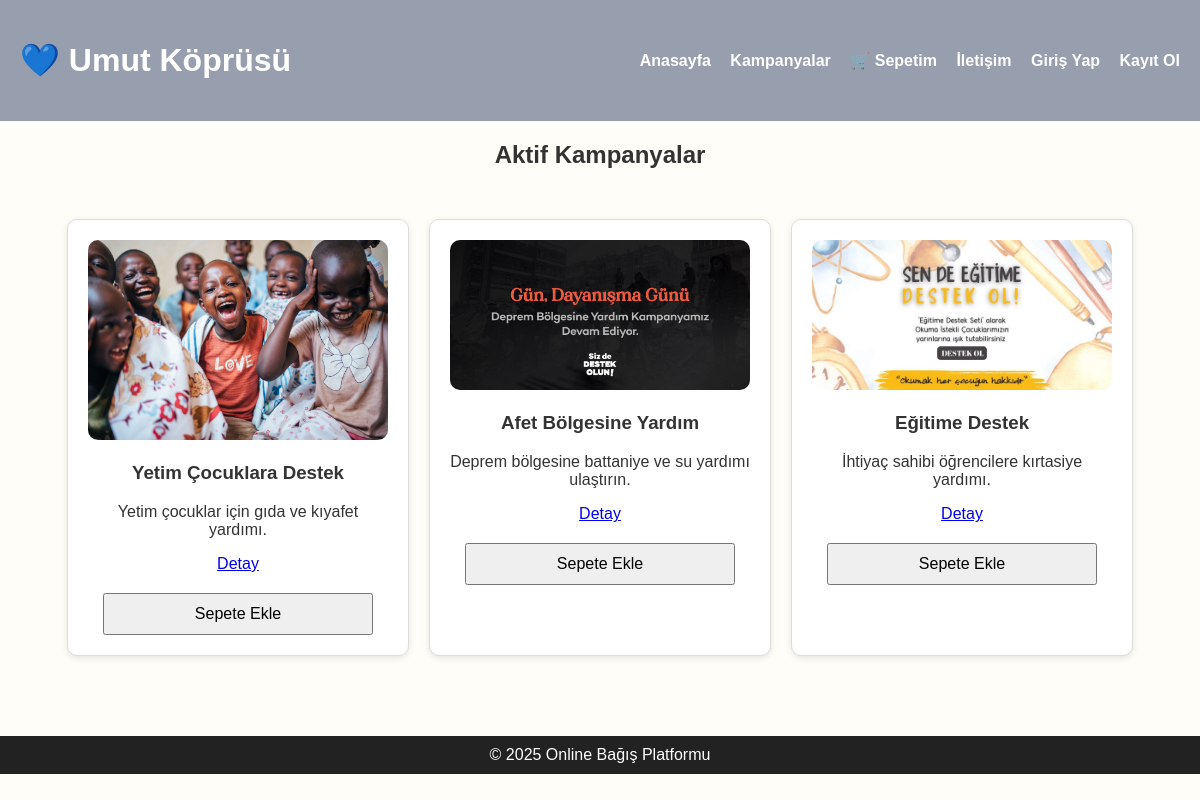
The page /kampanyalar.php on the database its author committed.
### tables this page shows
CREATE TABLE `kampanyalar` (
  `id` int(11) NOT NULL,
  `baslik` varchar(100) DEFAULT NULL,
  `aciklama` text DEFAULT NULL,
  `resim` varchar(255) DEFAULT NULL,
  `toplam_bagis` decimal(10,2) DEFAULT 0.00
);

### kampanyalar.php (the view, shortened to what this page needs)
<?php
include('db.php');
include('includes/header.php');
?>
<h2 style="text-align:center;">Aktif Kampanyalar</h2>
<div class="kampanyalar">
    <?php
    $query = "SELECT * FROM kampanyalar";
    $result = mysqli_query($conn, $query);
    if (mysqli_num_rows($result) > 0) {
        while ($row = mysqli_fetch_assoc($result)) {
            echo '<div class="kampanya">';
            echo '<img src="img/'.$row['resim'].'" alt="'.$row['baslik'].'">';
            echo '<h3>'.$row['baslik'].'</h3>';
            echo '<p>'.$row['aciklama'].'</p>';
            echo '<a href="campaign_detail.php?id='.$row['id'].'">Detay</a>';
            echo "<form method='post' action='add_to_cart.php'>
    <input type='hidden' name='id' value='".$row['id']."'>
    <button type='submit'>Sepete Ekle</button>
</form>";
            echo '</div>';
        }
    } else {
        echo '<p>Henüz kampanya bulunmuyor.</p>';
    }
    ?>
</div>
<?php include('includes/footer.php'); ?>

### header.php (shortened to what this page needs)
<!DOCTYPE html>
<html lang="tr">
<head>
    <link rel="stylesheet" href="css/style.css">
</head>
<body>
<header>
    <h1>💙 Umut Köprüsü</h1>
    <nav>
        <a href="index.php">Anasayfa</a>
        <a href="kampanyalar.php">Kampanyalar</a>
        <a href="cart.php">🛒 Sepetim</a>
        <a href="iletisim.php">İletişim</a>
        <?php if (isset($_SESSION['user_id'])): ?>
            <a href="user_panel.php">Profilim</a>
            <a href="logout.php">Çıkış Yap</a>
        <?php else: ?>
            <a href="login.php">Giriş Yap</a>
            <a href="register.php">Kayıt Ol</a>
        <?php endif; ?>
    </nav>
</header>

### footer.php (shortened to what this page needs)
<footer style="background-color: #222; color: #fff; padding: 10px; text-align: center;">
    &copy; 2025 Online Bağış Platformu
</footer>
</body>
</html>

### style.css (style rules this page uses)
header { background-color: #979eae; color: white; padding: 20px; display: flex; justify-content: space-between; align-items: center; }
nav a { color: white; margin-left: 15px; text-decoration: none; font-weight: bold; }
html, body { margin: 0; padding: 0; height: 100%; }
.kampanyalar { display: flex; justify-content: center; gap: 20px; flex-wrap: wrap; padding: 30px; }
.kampanya { background: #fff; border: 1px solid #ddd; border-radius: 10px; box-shadow: 0 2px 6px rgba(0,0,0,0.1); width: 300px; padding: 20px; text-align: center; }
.kampanya img { width: 100%; border-radius: 10px; }
footer { background-color: #444; color: white; text-align: center; padding: 20px; margin-top: 50px; }
form { display: flex; flex-direction: column; align-items: center; gap: 10px; margin-top: 20px; }
input, button { width: 300px; max-width: 90%; padding: 10px; font-size: 16px; box-sizing: border-box; }

### rows shown on the page
kampanyalar: resim (picture), baslik "Yetim Çocuklara Destek", aciklama "Yetim çocuklar için gıda ve kıyafet yardımı."
kampanyalar: resim (picture), baslik "Afet Bölgesine Yardım", aciklama "Deprem bölgesine battaniye ve su yardımı ulaştırın."
kampanyalar: resim (picture), baslik "Eğitime Destek", aciklama "İhtiyaç sahibi öğrencilere kırtasiye yardımı."
